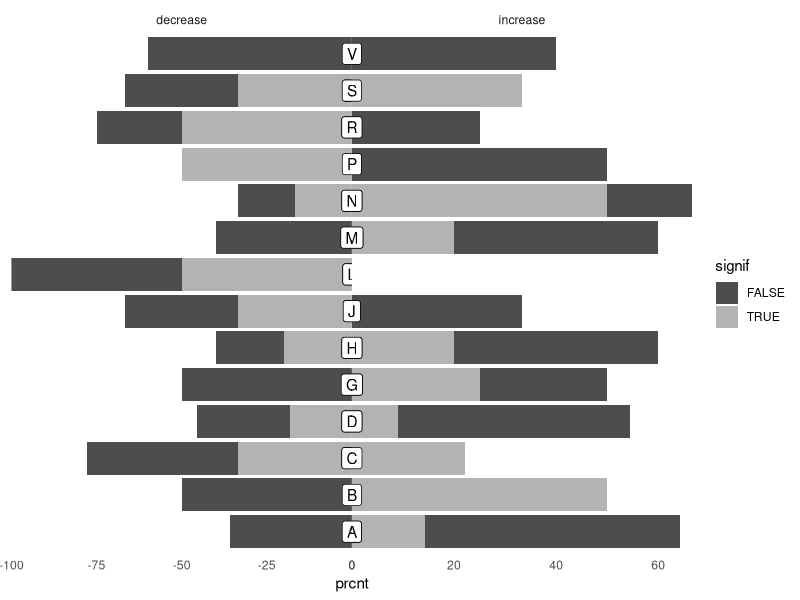

The R source for this figure:
# DESCRIPTION: General analysis of the ATC-level2 results
# AUTHOR: Julia Romanowska
# DATE CREATED: 2022-02-04
# DATE MODIFIED:

# SETUP --------------
library(tidyverse)
library(here)
library(ggrepel)

# READ DATA --------------
# all the results
atc2level_all <- read_csv(
	here(
		"DATA",
		"expose_2_prescr_PD-4prescr-levo-mao-b_age-time-scale_results_atc2level_all.csv"
	)
)
atc2level_all

# sex-stratified
atc2level_men <- read_csv(
	here(
		"DATA",
		"expose_2_prescr_PD-4prescr-levo-mao-b_age-time-scale_results_atc2level_men.csv"
	)
)
atc2level_men
atc2level_women <- read_csv(
	here(
		"DATA",
		"expose_2_prescr_PD-4prescr-levo-mao-b_age-time-scale_results_atc2level_women.csv"
	)
)
atc2level_women

# maybe we don't need _all_ the variables at all times
atc2level_all_compact <- atc2level_all %>%
	select(-(coeff:CI.low), -p.val.group, -users.group, -hover.text)
atc2level_men_compact <- atc2level_men %>%
	select(-(coeff:CI.low), -p.val.group, -users.group, -hover.text)
atc2level_women_compact <- atc2level_women %>%
	select(-(coeff:CI.low), -p.val.group, -users.group, -hover.text)

# ANALYSE --------------
# 1. how many significant per group?
signif_per_group_all <- atc2level_all_compact %>%
	mutate(signif = p.adj.FDR < 0.05) %>%
	mutate(
		direction_change = ifelse(
			HR < 1,
			yes = "decrease",
			no = "increase"
		)
	) %>%
	group_by(group, direction_change) %>%
	count(signif)

drugs_per_group <- atc2level_all_compact %>%
	count(group, name = "drugs_per_group")

signif_per_group_all <- signif_per_group_all %>%
	left_join(drugs_per_group) %>%
	mutate(prcnt = n/drugs_per_group * 100) %>%
	mutate(
		prcnt = ifelse(
			direction_change == "decrease",
			yes = -prcnt,
			no = prcnt
		)
	)
signif_per_group_all

signif_per_group_all %>%
	ggplot(aes(group)) +
	geom_col(aes(x = group, y = prcnt, fill = signif)) +
	geom_label(
		aes(
			x = group, y = 0, label = group
		),
		position = position_dodge(width = 1)
	) +
	# scale_color_manual(values = c("black", "white")) +
	# annotate("label", x = 1, y = 20, label = "non-significant") +
	scale_fill_manual(
		values = c("grey30", "grey70")
	) +
	coord_flip() +
	facet_grid(cols = vars(direction_change), scales = "free_x") +
	theme_minimal() +
	scale_y_continuous(expand = c(0,0)) +
	theme(
		panel.grid = element_blank(),
		axis.title.y = element_blank(),
		axis.text.y = element_blank(),
		panel.spacing.x = unit(0, units = "cm")
	)


